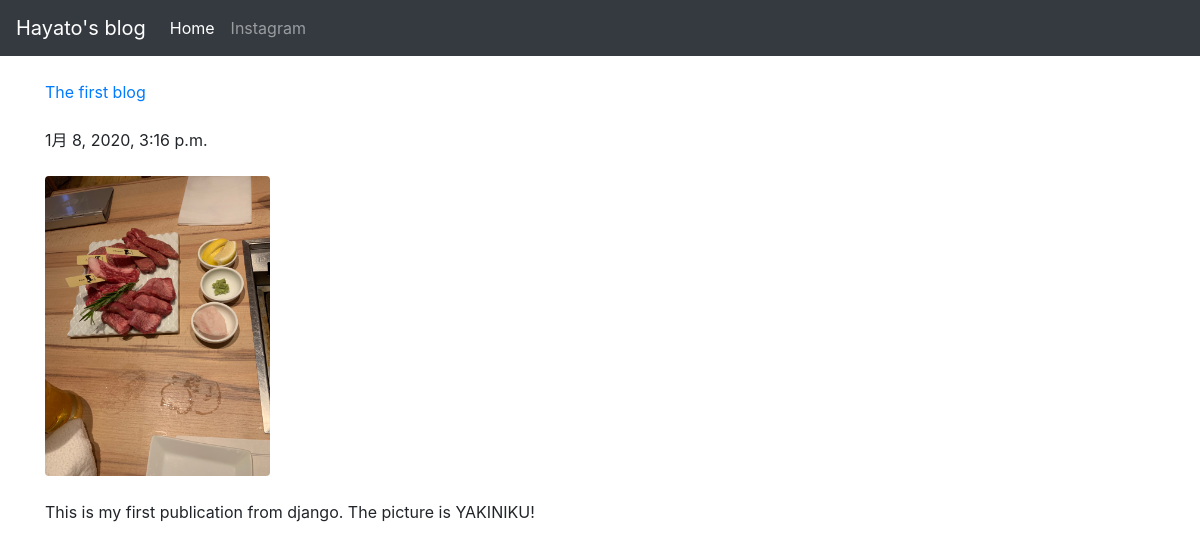
The app's page /posts/1/ with its own data.
### posts/models.py (models this page shows, shortened)
class Post(models.Model):
    title = models.CharField(max_length=100)
    published = models.DateTimeField()
    image = models.ImageField(upload_to='media/')
    body = models.TextField()

### posts/views.py (the view)
# urls.py: url(r'^posts/(?P<post_id>[0-9]+)/$', views.post_detail, name='post_detail')
def post_detail(request, post_id):
    post = get_object_or_404(Post, pk=post_id)
    return render(request, 'posts/post_detail.html', {'post':post})

### posts/templates/posts/post_detail.html (shortened to what this page needs)
<!DOCTYPE html>
<html lang = "ja-jp">
<head>
    <link rel="stylesheet" href="https://stackpath.bootstrapcdn.com/bootstrap/4.4.1/css/bootstrap.min.css">
</head>
<body>
  <nav class="navbar navbar-expand-lg navbar-dark bg-dark">
  <a class="navbar-brand" href="#">Hayato's blog</a>
  <div class="collapse navbar-collapse" id="navbarSupportedContent">
    <ul class="navbar-nav mr-auto">
      <li class="nav-item active">
        <a class="nav-link" href="#">Home <span class="sr-only">(current)</span></a>
      </li>
      <li class="nav-item">
        <a class="nav-link" href="https://www.instagram.com/haya_washi/?hl=ja">Instagram</a>
      </li>
    </ul>
  </div>
</nav>
  <div class = "container">
<br />
    <a href = "{% url 'post_detail' post.id %}">{{ post.title }}</a>
    <br /><br />
    {{ post.published }}
    <br /><br />
    <img src="{{ post.image.url }}" class="img-fluid rounded" style="max-height: 300px;" />
    <br /><br />
    {{ post.body }}
    <br /><br />
</div>
</body>
</html>

### records on screen
Post: title "The first blog", published "1月 8, 2020, 3:16 p.m.", image (picture), body "This is my first publication from django. The picture is YAKINIKU!"
